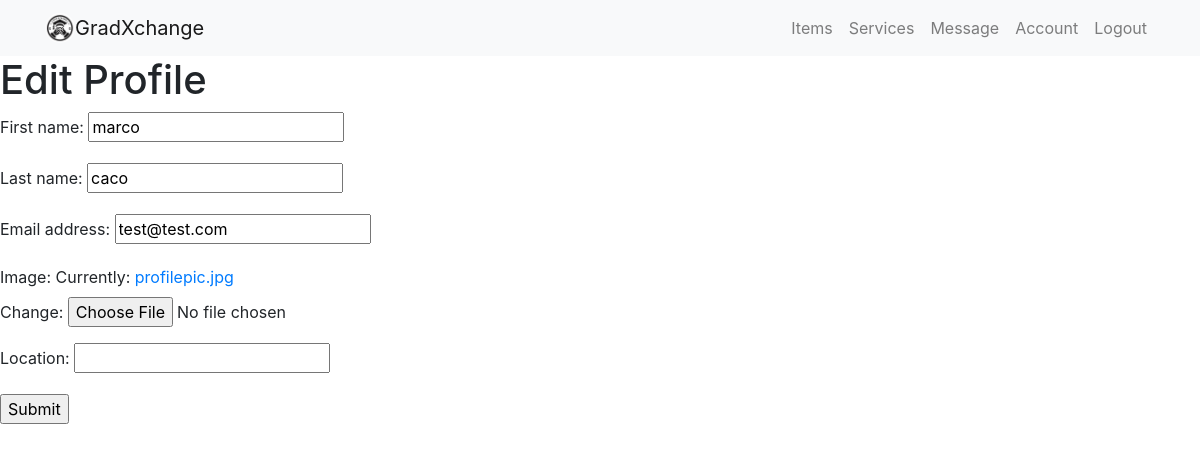
Page /edit/ (signed in) on the earlier database version.
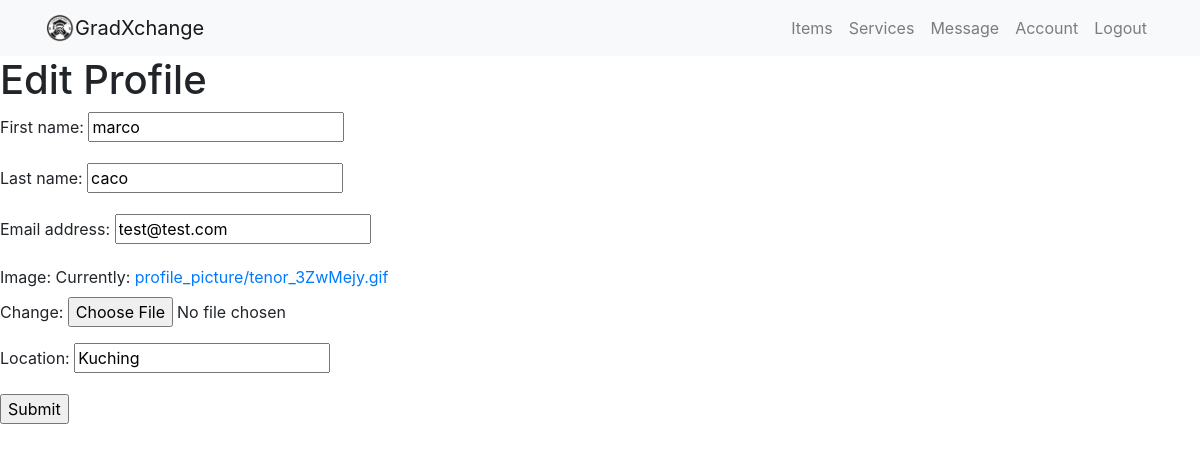
Same page on the later database version.
### users/models.py (models this page shows, shortened)
class Profile(models.Model):
    user = models.OneToOneField(User, on_delete=models.CASCADE)
    image = models.ImageField(default='profilepic.jpg', upload_to='profile_picture')
    location =models.CharField(max_length=100)

### users/views.py (the view)
# urls.py: path('edit/',user_views.edit, name='edit'),
@login_required
def edit(request):
    if request.method=='POST':
        user_form = UserEditForm(instance=request.user,data=request.POST) # data from posted data, instance from form data
        profile_form = ProfileEditForm(instance=request.user.profile, data=request.POST, files=request.FILES) #  profile from currently logged in user
        if user_form.is_valid() and profile_form.is_valid():
            user_form.save()
            profile_form.save()
            return redirect('account')
    else:
        user_form = UserEditForm(instance=request.user)
        profile_form = ProfileEditForm(instance=request.user.profile )
    return render(request,'users/edit.html',{'user_form':user_form,'profile_form':profile_form})

### users/forms.py
class UserEditForm(forms.ModelForm):
    class Meta:
        model = User
        fields = ('first_name','last_name','email',)

class ProfileEditForm(forms.ModelForm):
    class Meta:
        model = Profile
        fields = ('image','location',)

### users/templates/users/edit.html (shortened to what this page needs)
{% extends 'item/base.html' %}
{% block body %}
<h1>Edit Profile</h1>
<form method="post" enctype="multipart/form-data">
    {{user_form.as_p}}
    {{profile_form.as_p}}
    <input type="submit" />
</form>
{% endblock  %}

Differences in the rows shown:
changed Profile: location (not shown) → "Kuching"
Other differences:
text no longer shown: "Image: Currently: profilepic.jpg Change: Location:"
text now shown: "Image: Currently: profile_picture/tenor_3ZwMejy.gif Change: Location:"
